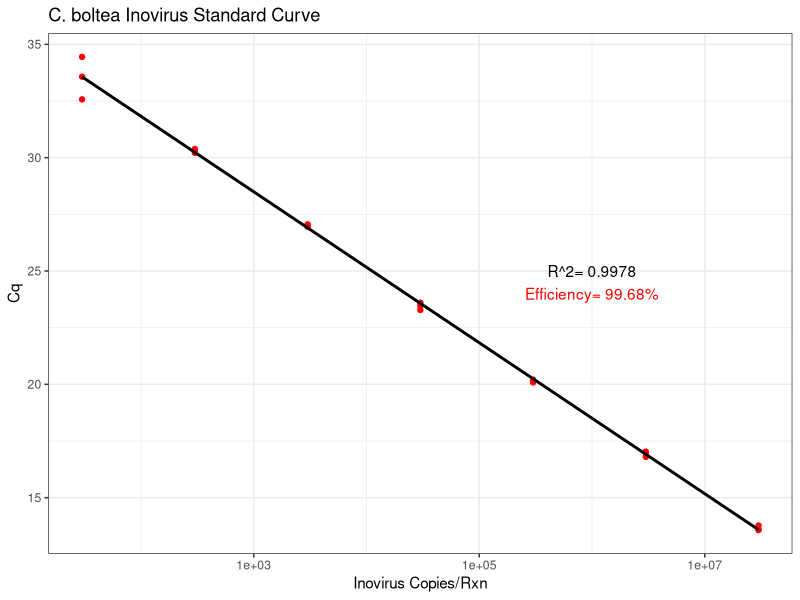
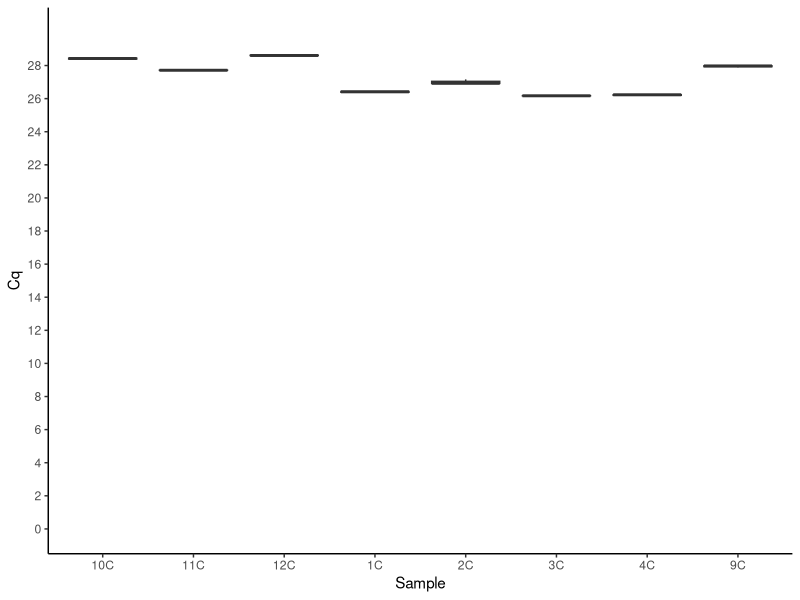
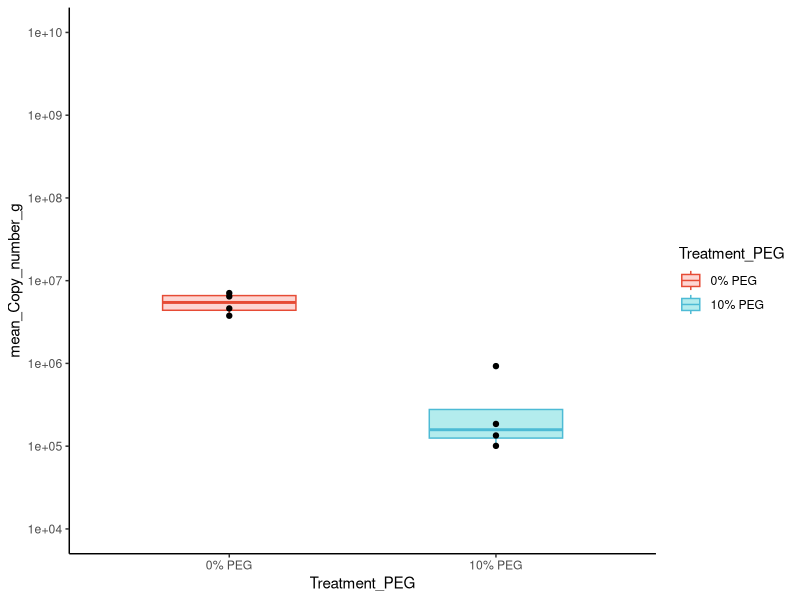
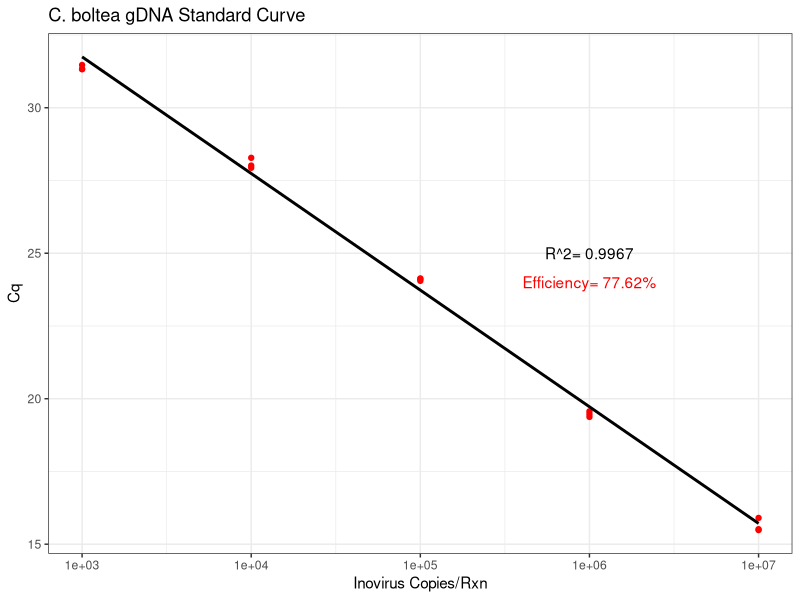
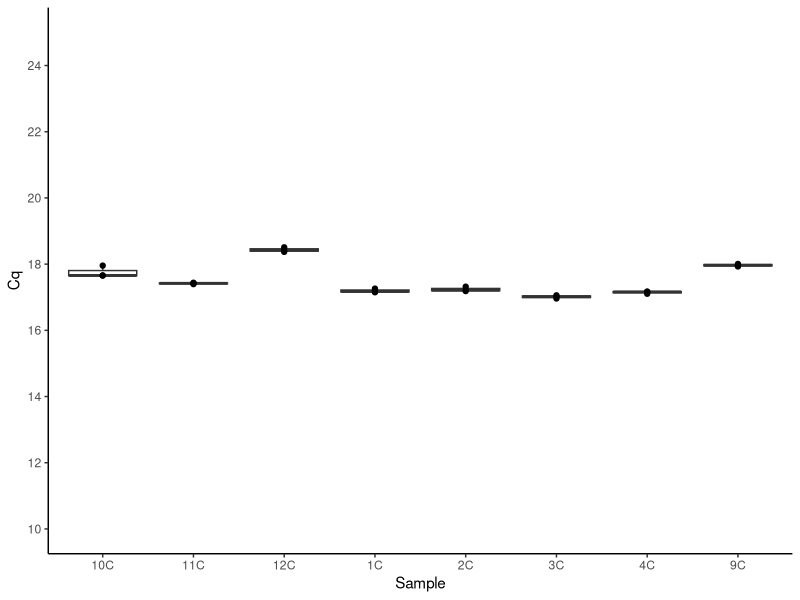
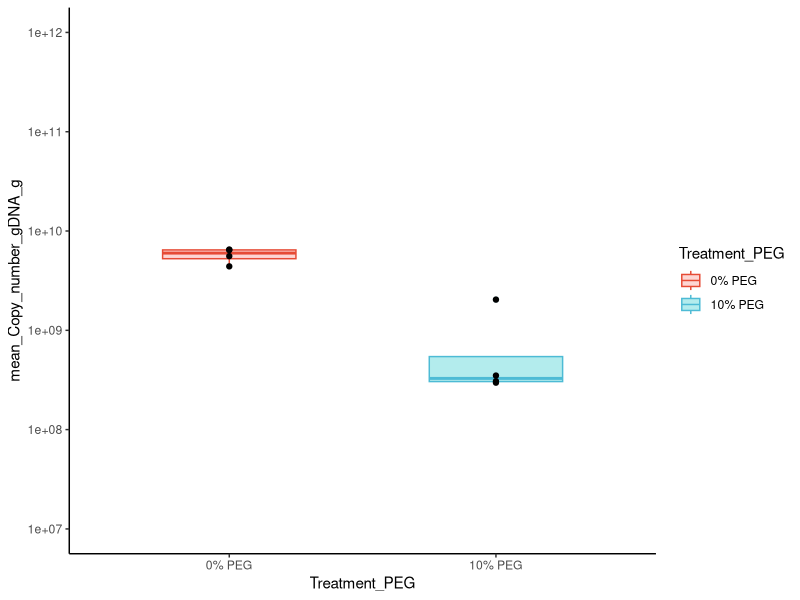
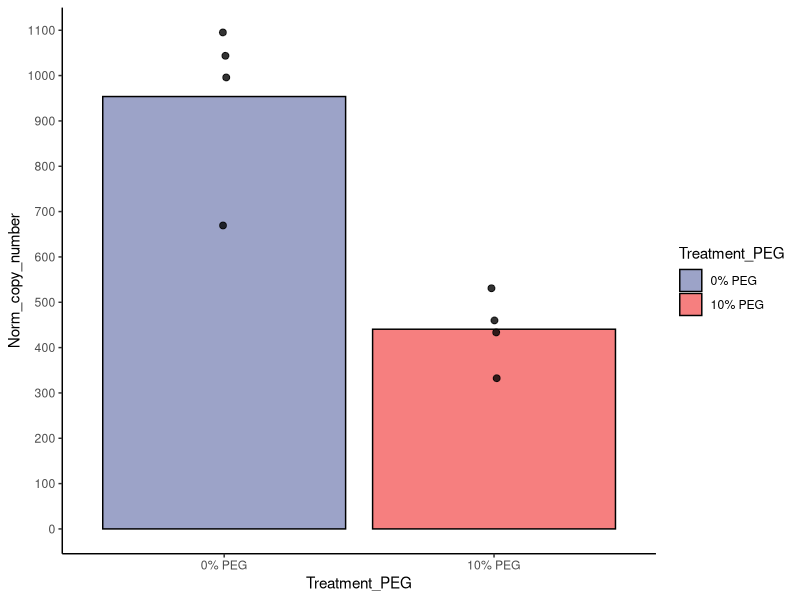

The R script that drew these images, in order:
## ---- chunk 1
library(tidyverse)
library(readxl)
library(ggsci)
## ---- chunk 2
dat <- read_excel(path = "2022May01_qPCR_cecal_Bolt_results.xlsx")
dat
## ---- chunk 3
dat_bolt <- dat %>%
  filter(Sample == "PCR_std") %>% # keep wells with the standards
  rename(Copy_number =`Starting Quantity (SQ)`) %>%
  select(Sample, Cq, Copy_number) %>%
  group_by(Sample, Copy_number) %>%
  mutate(log_copy_number =log(Copy_number, base = 10))

dat_bolt

## ---- chunk 4
R_squared <- summary(lm(Cq ~ log_copy_number, data = dat_bolt))$r.squared
slope <- summary(lm(Cq ~ log_copy_number, data = dat_bolt))$coefficient[2]
Efficiency <- (10^(-1/slope)-1)*100

  dat_bolt %>%
  ggplot(aes(x = Copy_number, y = Cq)) +
    geom_point(color = "red") +
    geom_smooth(method = "lm", se = F, color = "black") + 
    annotate("text",x = 1e+06, y = 25, label =  paste0("R^2= ", round(R_squared, digits = 4))) +
    scale_x_log10() +
    annotate("text",x = 1e+06, y = 24, label =  paste0("Efficiency= ",round(Efficiency, digits = 2), "%"), color = "red") +
  
    theme_bw() +
    labs(x = "Inovirus Copies/Rxn", y = "Cq", title = "C. boltea Inovirus Standard Curve")

## ---- chunk 5
map_file <- read_excel(path = "2022May01_qPCR_cecal_Bolt_results.xlsx", sheet = "Sheet2") %>%
  mutate(Sample = substring(Sample, 1,4), Cage_num = factor(Cage_num)) %>%
  mutate(Cage_num = paste0("Cage #", Cage_num)) %>%
  mutate(Treatment_PEG = paste0(Treatment_PEG, "% PEG"))

map_file
## ---- chunk 6
# Linear regression model -> we will use this to interpolate the samples' Cq values
Bolt_lm <- lm(Cq ~ log_copy_number, data = dat_bolt)
slope <- coefficients(Bolt_lm)[2]
intercept <- coefficients(Bolt_lm)[1]


dat_samples<- dat %>%
  filter(!Sample %in% c("PCR_std", "gDNA_std"), Target == "Inov") %>%
  mutate(Target = factor(Target), Sample = factor(Sample)) %>%
  full_join(map_file) %>%
  
  select(Sample, Strain, Cq, Cage_num, Weight_sample, DF, Treatment_PEG) %>%
  mutate(Copy_number = round(10^((Cq -intercept)/slope),0)) %>%
  mutate(Copy_number_g = Copy_number*6*DF/Weight_sample) %>%
  
  # # Calculate the mean copy number for each sample
  group_by(Sample, Strain, Cage_num, Treatment_PEG) %>%
  summarise(mean_Copy_number = mean(Copy_number),
            mean_Copy_number_g = mean(Copy_number_g))

dat_samples
## ---- chunk 7
dat %>%
  filter(!Sample %in% c("PCR_std", "gDNA_std"), Target == "Inov") %>%
  mutate(Target = factor(Target), Sample = factor(Sample)) %>%
  ggplot(aes(x = Sample, y = Cq)) +
    geom_boxplot() +
    scale_y_continuous(limits = c(0,30), breaks = seq(0,28,2)) +
    theme_classic() +
  scale_color_jama()
## ---- chunk 8
dat_samples %>%
  ggplot(aes(x = Treatment_PEG, y = mean_Copy_number_g)) +
  geom_boxplot(aes(fill = Treatment_PEG, color = Treatment_PEG), alpha = 0.3, width = 0.5) +
  geom_point(width = 0.1, size =1.5) +
  scale_y_log10(limits = c(1e+04, 1e+10), n.breaks = 6) +
  scale_color_npg() +
  theme_classic()

## ---- chunk 9
dat_genome_std <- dat %>%
  filter(Sample == "gDNA_std") %>%
  rename(Copy_number =`Starting Quantity (SQ)`) %>%
  filter(Copy_number > 100) %>% # Take out this as it did not amplify
  select(Sample, Cq, Copy_number) %>%
  group_by(Sample, Copy_number) %>%
  mutate(log_copy_number =log(Copy_number, base = 10))

dat_genome_std
## ---- chunk 10
R_squared <- summary(lm(Cq ~ log_copy_number, data = dat_genome_std))$r.squared
slope <- summary(lm(Cq ~ log_copy_number, data = dat_genome_std))$coefficient[2]
Efficiency <- (10^(-1/slope)-1)*100

  dat_genome_std %>%
  ggplot(aes(x = Copy_number, y = Cq)) +
    geom_point(color = "red") +
    geom_smooth(method = "lm", se = F, color = "black") + 
    annotate("text",x = 1e+06, y = 25, label =  paste0("R^2= ", round(R_squared, digits = 4))) +
    scale_x_log10() +
    annotate("text",x = 1e+06, y = 24, label =  paste0("Efficiency= ",round(Efficiency, digits = 2), "%"), color = "red") +
  
    theme_bw() +
    labs(x = "Inovirus Copies/Rxn", y = "Cq", title = "C. boltea gDNA Standard Curve")

## ---- chunk 11
# Linear regression model
Bolt_genome_lm <- lm(Cq ~ log_copy_number, data = dat_genome_std)
slope <- coefficients(Bolt_genome_lm)[2]
intercept <- coefficients(Bolt_genome_lm)[1]


dat_samples_gDNA<- dat %>%
  
  # Filter data you want and then calculate copy number for each sample
  filter(!Sample %in% c("PCR_std", "gDNA_std"), Target == "gDNA") %>%
  mutate(Target = factor(Target), Sample = factor(Sample)) %>%
  full_join(map_file) %>%
  
  select(Sample, Strain, Cq, Cage_num, Weight_sample, DF, Treatment_PEG) %>%
  mutate(Copy_number_gDNA = round(10^((Cq -intercept)/slope),0)) %>%
  mutate(Copy_number_gDNA_g = Copy_number_gDNA*6*DF/Weight_sample) %>%
  
  # # Calculate the mean copy number for each sample
  group_by(Sample, Strain, Cage_num, Treatment_PEG) %>%
  summarise(mean_Copy_number_gDNA = mean(Copy_number_gDNA),
            mean_Copy_number_gDNA_g = mean(Copy_number_gDNA_g))

dat_samples_gDNA
## ---- chunk 12
dat %>%
  filter(!Sample %in% c("PCR_std", "gDNA_std"), Target == "gDNA") %>%
  mutate(Target = factor(Target), Sample = factor(Sample)) %>%
  ggplot(aes(x = Sample, y = Cq)) +
    geom_boxplot() +
    geom_point()+
    scale_y_continuous(limits = c(10,25), breaks = seq(10,25,2)) +
    theme_classic() +
  scale_color_jama()
## ---- chunk 13
dat_samples_gDNA %>%
  ggplot(aes(x = Treatment_PEG, y = mean_Copy_number_gDNA_g)) +
  geom_boxplot(aes(fill = Treatment_PEG, color = Treatment_PEG), alpha = 0.3, width = 0.5) +
  geom_point(width = 0.1, size =1.5) +
  scale_y_log10(limits = c(1e+07, 1e+12), n.breaks = 6) +
  scale_color_npg() +
  theme_classic()
## ---- chunk 14
norm_dat_Bolt <- dat_samples %>%
  select(Sample, Strain, Cage_num,Treatment_PEG, mean_Copy_number, mean_Copy_number_g) %>%
  full_join(dat_samples_gDNA %>% select(Sample, Strain, Cage_num, mean_Copy_number_gDNA, mean_Copy_number_gDNA_g)) %>%
  mutate(Norm_copy_number = round((mean_Copy_number/mean_Copy_number_gDNA)*1000000, 0))

norm_dat_Bolt
## ---- chunk 15
norm_dat_Bolt %>%
  ggplot(aes(x= Treatment_PEG, y= Norm_copy_number)) +
  stat_summary(geom = "errorbar", fun.data = "mean_sdl", 
            fun.args = list(mult = 1), width = 0.1) +
  stat_summary(geom = "bar", aes(fill = Treatment_PEG), fun.y = mean, color = "black", alpha = 0.5) +
  geom_jitter(width = 0.01, size =2, alpha = 0.8) +
  scale_y_continuous(n.breaks = 12) + 
  scale_fill_aaas() +
  theme_classic()
 
